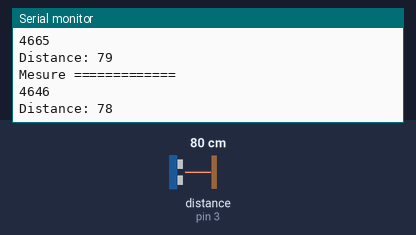
Bench run of a sketch on a simulated Arduino Uno, built with avr-gcc and run on an emulated ATmega328P. On the bench: the last lines printed to the serial monitor. Wiring (inferred from the names in the program): ultrasonic range finder: trigger pin 2; echo pin 3. The test bench sets the inputs (shaded band); at power-on: distance to the obstacle (sensor on pin 3) 80 cm. The echo pulse lasts 58.3 µs per cm.

Above: at 1.8 s.
1.9 s: distance to the obstacle (sensor on pin 3) set to 2 cm
At 2.9 s:
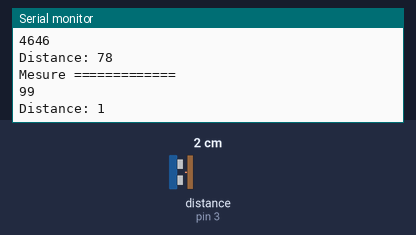
3.4 s: distance to the obstacle (sensor on pin 3) set to 4 cm
At 4.8 s:
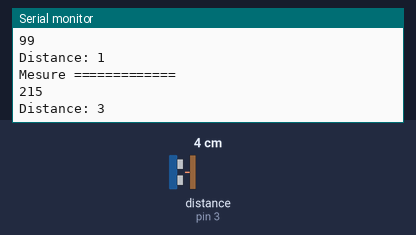
Timing chart, 0 to 6.4 s (numbered marks = the images above; inputs shaded):
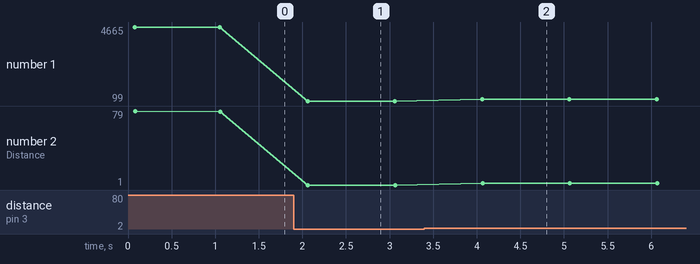

Measured:
- after the input at 1.9 s, the serial monitor: prints a new line after 0.16 s (image 1)
- after the input at 3.4 s, the serial monitor: prints a new line after 0.66 s (image 2)
- plotted number 1: 4646 → 99 after the input at 1.9 s, 99 → 216 after the input at 3.4 s
- plotted number 2: 78 → 1 after the input at 1.9 s, 1 → 3 after the input at 3.4 s

The sketch:

US_Dist_LCD.ino
```cpp
#define US_TRIG 2
#define US_ECHO 3

int US_Measure()
{
  long duration;
  long distance;

  Serial.println ("Mesure =============");
  // Clears the trigPin
  digitalWrite(US_TRIG, LOW);
  delayMicroseconds(2);
  // Sets the trigPin on HIGH state for 10 micro seconds
  digitalWrite(US_TRIG, HIGH);
  delayMicroseconds(10);
  digitalWrite(US_TRIG, LOW);

  // Reads the echoPin, returns the sound wave travel time in microseconds
  duration = pulseIn(US_ECHO, HIGH);

  Serial.println (duration);

  // Calculating the distance
  distance = duration * 0.034 / 2;

  return distance;
}
void setup() {


  // Ultrasound: send on 0, get feedback on 1
  pinMode(US_TRIG, OUTPUT);
  pinMode(US_ECHO, INPUT);

  Serial.begin(9600);
  Serial.print ("************************************* Go ! Go ! Go !");


}

void loop() {

  int dist = 0;
  dist = US_Measure();

  Serial.print ("Distance: ");
  Serial.println (dist);

  delay (1000);


}
```
